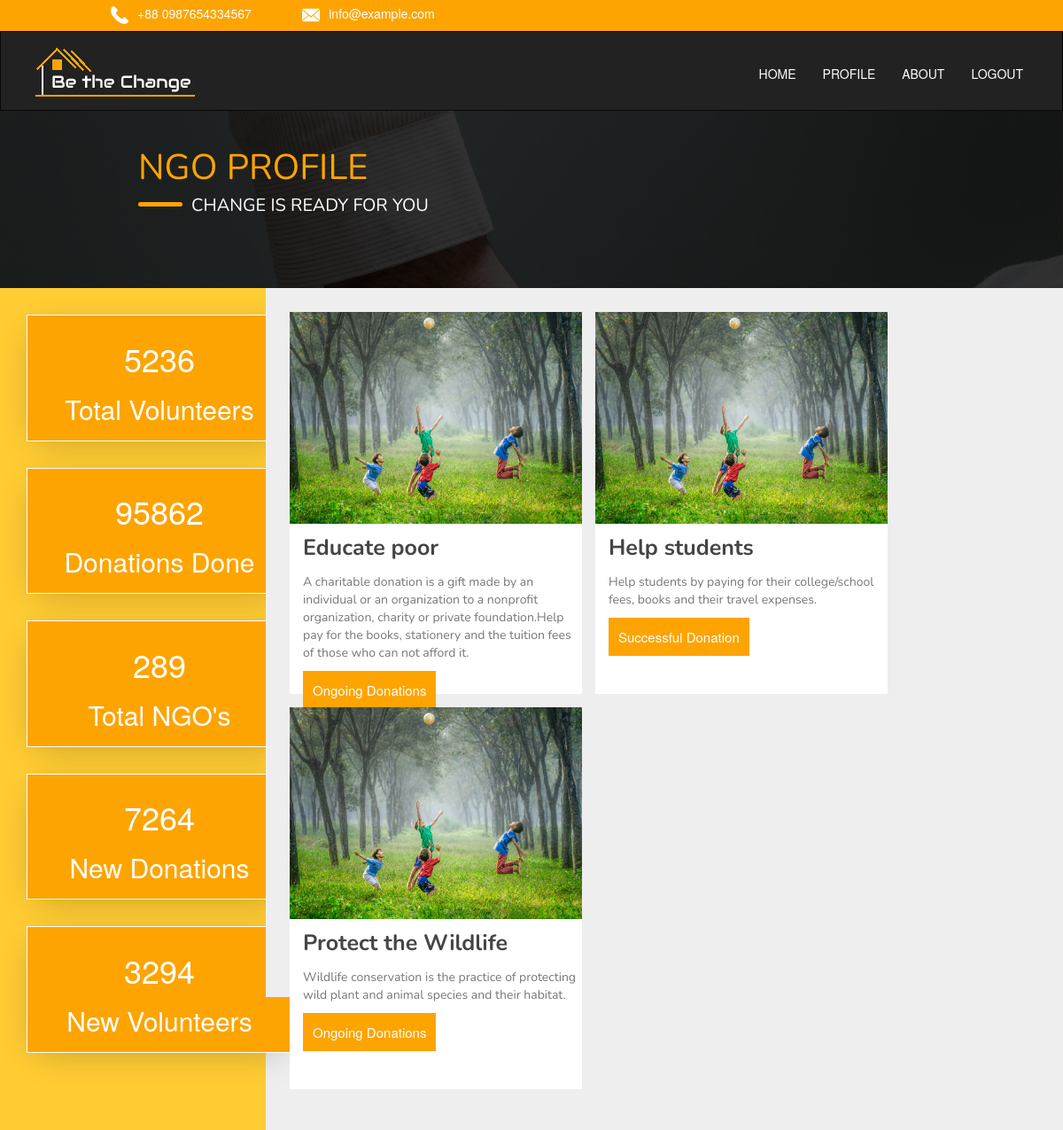
Before: /respngodonation.php (signed in) with the older database file.
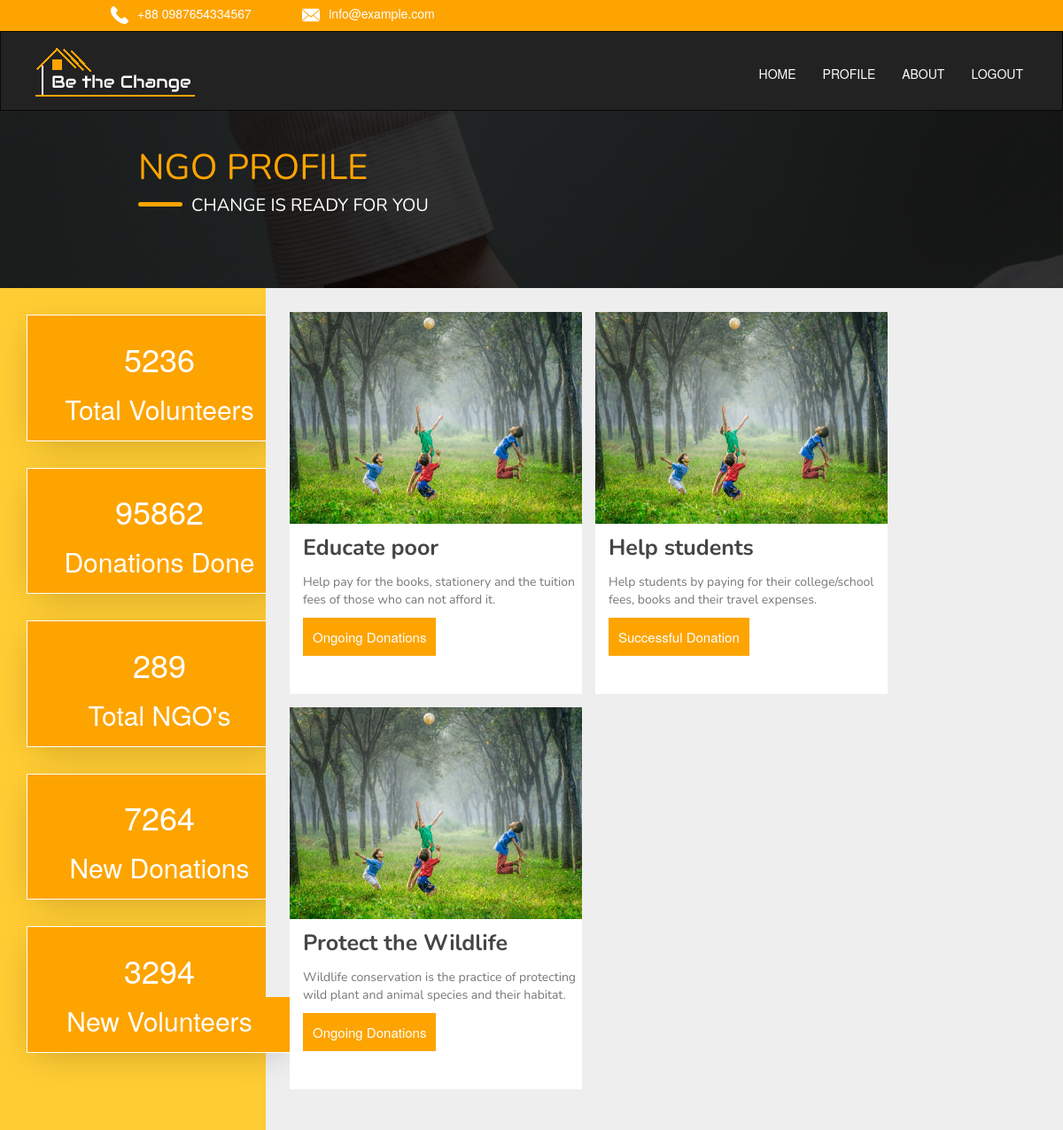
After: the same page with the newer database file.
### tables this page shows
CREATE TABLE `donations` (
  `DNID` int(11) NOT NULL,
  `DAMOUNT` int(11) DEFAULT NULL,
  `COLLECTED_AMT` int(11) NOT NULL,
  `NID` int(11) DEFAULT NULL,
  `D_TITLE` varchar(100) DEFAULT NULL,
  `D_DESCRIPTION` varchar(500) NOT NULL,
  `D_IMAGE` blob NOT NULL,
  `STATUS_D` enum('0','1') NOT NULL DEFAULT '1'
);

### pages/includes/functions.php (called while the page is built, shortened)
<?php
$connection = mysqli_connect(SERVER,USER,PASSWORD,DB);
function ngodonations($nid){
    global $connection;
    $query = "SELECT * FROM donations where NID=$nid";
    $ngo=mysqli_query($connection,$query);
    if($row=mysqli_fetch_all($ngo)){
        return($row);
    }
}
?>

### respngodonation.php (the view, shortened to what the changed rows need)
<?php
require_once("pages/includes/functions.php");
$nid=$_SESSION['nid'];
$donate=ngodonations($nid);
?>
<html>
    <head>
    <link rel="stylesheet" href="vendors/bootstrap/css/bootstrap.min.css">
    <link rel="stylesheet" href="vendors/assets/owl.carousel.min.css">
    <link rel="stylesheet" href="vendors/assets/owl.theme.default.css">
    <link rel="stylesheet" href="vendors/OwlCarousel2-2.3.4/dist/assets/owl.theme.blue.css">
    <link rel="stylesheet" href="css/ngo1.css">
    </head>
    <body>
    <div class="img-overlay">
<div class="new-section">
        <div class="sidebar-container pull-left">
            <div class="box">
               <div class="content">
                <h1 class="text-center">5236</h1>
                <h2 class="text-center">Total Volunteers</h2>
                </div>
            </div>
            <div class="box">
               <div class="content">
                <h1 class="text-center">95862</h1>
                <h2 class="text-center">Donations Done</h2>
                </div>
            </div>
            <div class="box">
               <div class="content">
                <h1 class="text-center">289</h1>
                <h2 class="text-center">Total NGO's</h2>
                </div>
            </div>
            <div class="box">
               <div class="content">
                <h1 class="text-center">7264</h1>
                <h2 class="text-center">New Donations</h2>
                </div>
            </div>
            <div class="box">
               <div class="content">
                <h1 class="text-center">3294</h1>
                <h2 class="text-center">New Volunteers</h2>
                </div>
            </div>
        </div>
        <div class="right-container pull-left">
           <div class="right-wala">
           <?php
              foreach ($donate as $key => $value) {
                ?>
                <div class="first1">
                   <?php print_r($value[4]) ?>
                    <img src="css/img/pic5.jpg" height="239px" width="330px">
                   <div class="bottom-container">
                       <p class="bold1"><?php print_r($value[4]) ?></p>
                       <p class="bold2"><?php print_r($value[5]) ?></p>
                        <?php
                             if($value[7]==1){
                        ?>
                            <span><a href="#"><label class="btn read-more" onclick="getpart('<?php  echo ($value[4]) ?>'+','+<?php  echo ($value[0]) ?>)" data-toggle="modal" data-target="#readModal" >Ongoing Donations</label></a></span>
                        <?php
                            }
                            else{
                        ?>
                            <span><a href="#"><label class="btn read-more" onclick="getpart('<?php  echo ($value[4]) ?>'+','+<?php  echo ($value[0]) ?>)" data-toggle="modal" data-target="#readModal" >Successful Donation</label></a></span>
                        <?php
                            }
                        ?>
                   </div>
               </div>
                <?php
              }
              ?>
</div>
    </div>
     </div>
        </div>
    </body>
</html>

Changed rows visible on the page:
changed donations (number 1 of 3 on the later page): value "Educate poor A charitable donation is a gift made by an individual or an organization to a nonprofit organization, charity or private foundation.Help pay for the books,…" → "Educate poor Help pay for the books, stationery and the tuition fees of those who can not afford it."
